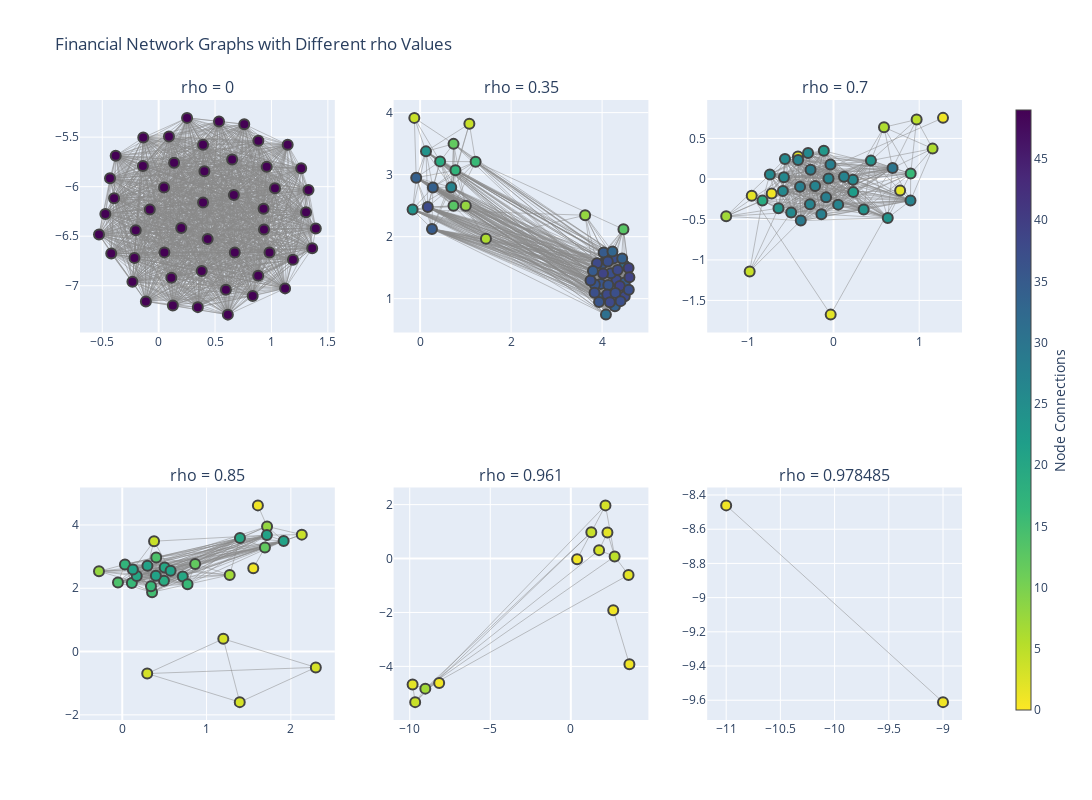

Notebook cell for this chart:
### Code cell
# Create subplot figure
rho_values = [0, 0.35, 0.7, 0.85, 0.961, 0.978485]

fig = make_subplots(rows=2, cols=3, subplot_titles=[f"rho = {rho}" for rho in rho_values])

# Generate subplots
for i, rho in enumerate(rho_values):
    adj_matrix = (corr_matrix.abs() > rho).astype(int)
    G = nx.from_pandas_adjacency(adj_matrix)
    G.remove_edges_from(nx.selfloop_edges(G))
    G.remove_nodes_from(list(nx.isolates(G)))
    communities = nx.community.greedy_modularity_communities(G)
    supergraph = nx.cycle_graph(len(communities))
    superpos = nx.spring_layout(G, scale=10, seed=429)
    centers = list(superpos.values())
    pos = {}
    for center, comm in zip(centers, communities):
        pos.update(nx.spring_layout(nx.subgraph(G, comm), center=center))
    # pos = nx.spring_layout(G)
    
    edge_x = []
    edge_y = []
    for edge in G.edges():
        x0, y0 = pos[edge[0]]
        x1, y1 = pos[edge[1]]
        edge_x.append(x0)
        edge_x.append(x1)
        edge_x.append(None)
        edge_y.append(y0)
        edge_y.append(y1)
        edge_y.append(None)

    edge_trace = go.Scatter(
        x=edge_x, y=edge_y,
        #set the length of edge to be inverse to correlation between the two nodes
        line=dict(width=0.5, color='#888'),
        hoverinfo='text',
        mode='lines',
        text=[f"Correlation: {corr_matrix.loc[edge[0], edge[1]]}" for edge in G.edges()]
    )

    node_x = []
    node_y = []
    for node in G.nodes():
        x, y = pos[node]
        node_x.append(x)
        node_y.append(y)

    node_trace = go.Scatter(
        x=node_x, y=node_y,
        mode='markers',
        hoverinfo='text',
        marker=dict(
            showscale=(i == 0),  # Only show colorbar in the first subplot
            colorscale='Viridis',
            reversescale=True,
            color=[],
            size=10,
            cmin=0,
            cmax=49,
            colorbar=dict(
                thickness=15,
                title='Node Connections',
                xanchor='left',
                titleside='right',
                x=1.05  # Adjust this to position the colorbar correctly
            ),
            line_width=2
        )
    )

    node_adjacencies = []
    node_text = []
    for node, adjacencies in enumerate(G.adjacency()):
        node_adjacencies.append(len(adjacencies[1]))
        node_text.append(f'{list(G.nodes())[node]}<br>connections: ' + str(len(adjacencies[1])))
    node_trace.marker.color = node_adjacencies
    node_trace.text = node_text

    row = i // 3 + 1
    col = i % 3 + 1
    fig.add_trace(edge_trace, row=row, col=col)
    fig.add_trace(node_trace, row=row, col=col)

fig.update_layout(
    height=800, width=1400, 
    title_text="Financial Network Graphs with Different rho Values",
    showlegend=False  # Hide the legend
)
fig.show()

### Figure 1 — Plotly figure (JSON) as saved in the notebook; plotly's stock layout.template omitted (floating-point values rounded to 4 significant figures; data arrays with more than 128 entries replaced by an {"elided": "..."} marker saying what was removed)
{"data": [{"hoverinfo": "text", "line": {"color": "#888", "width": 0.5}, "mode": "lines", "text": {"elided": "1225 str values"}, "type": "scatter", "x": {"elided": "3675 float values"}, "xaxis": "x", "y": {"elided": "3675 float values"}, "yaxis": "y"}, {"hoverinfo": "text", "marker": {"cmax": 49, "cmin": 0, "color": [49, 49, 49, 49, 49, 49, 49, 49, 49, 49, 49, 49, 49, 49, 49, 49, 49, 49, 49, 49, 49, 49, 49, 49, 49, 49, 49, 49, 49, 49, 49, 49, 49, 49, 49, 49, 49, 49, 49, 49, 49, 49, 49, 49, 49, 49, 49, 49, 49, 49], "colorbar": {"thickness": 15, "title": {"side": "right", "text": "Node Connections"}, "x": 1.05, "xanchor": "left"}, "colorscale": [[0, "#440154"], [0.1111, "#482878"], [0.2222, "#3e4989"], [0.3333, "#31688e"], [0.4444, "#26828e"], [0.5556, "#1f9e89"], [0.6667, "#35b779"], [0.7778, "#6ece58"], [0.8889, "#b5de2b"], [1, "#fde725"]], "line": {"width": 2}, "reversescale": true, "showscale": true, "size": 10}, "mode": "markers", "text": ["DHLn.DE<br>connections: 49", "PERP.PA<br>connections: 49", "NDAFI.HE<br>connections: 49", "AIRP.PA<br>connections: 49", "IBE.MC<br>connections: 49", "SIEGn.DE<br>connections: 49", "SAN.MC<br>connections: 49", "VOWG_p.DE<br>connections: 49", "SAPG.DE<br>connections: 49", "CRDI.MI<br>connections: 49", "AD.AS<br>connections: 49", "BNPP.PA<br>connections: 49", "DTEGn.DE<br>connections: 49", "SASY.PA<br>connections: 49", "ESLX.PA<br>connections: 49", "ASML.AS<br>connections: 49", "DB1Gn.DE<br>connections: 49", "ADYEN.AS<br>connections: 49", "STLAM.MI<br>connections: 49", "IFXGn.DE<br>connections: 49", "NOKIA.HE<br>connections: 49", "BBVA.MC<br>connections: 49", "ALVG.DE<br>connections: 49", "SAF.PA<br>connections: 49", "OREP.PA<br>connections: 49", "SGEF.PA<br>connections: 49", "HRMS.PA<br>connections: 49", "BMWG.DE<br>connections: 49", "TTEF.PA<br>connections: 49", "ENI.MI<br>connections: 49", "WLSNc.AS<br>connections: 49", "PRTP.PA<br>connections: 49", "BAYGn.DE<br>connections: 49", "BASFn.DE<br>connections: 49", "ENEI.MI<br>connections: 49", "PRX.AS<br>connections: 49", "AIR.PA<br>connections: 49", "SCHN.PA<br>connections: 49", "MUVGn.DE<br>connections: 49", "DANO.PA<br>connections: 49", "RACE.MI<br>connections: 49", "LVMH.PA<br>connections: 49", "MBGn.DE<br>connections: 49", "AXAF.PA<br>connections: 49", "INGA.AS<br>connections: 49", "ITX.MC<br>connections: 49", "ISP.MI<br>connections: 49", "ADSGn.DE<br>connections: 49", "SGOB.PA<br>connections: 49", "ABI.BR<br>connections: 49"], "type": "scatter", "x": [-0.1133, 0.6134, 0.1258, -0.07865, 0.6516, 1.031, 0.2001, 1.144, 1.121, 0.8839, 0.3816, 0.9825, -0.4315, 0.7588, 0.8826, -0.203, -0.2327, -0.3952, 0.8336, 0.9575, -0.2149, 0.1365, 1.191, -0.529, 0.9299, 1.361, 0.3935, 0.04784, 0.2516, 0.6747, 0.347, 0.6665, 1.328, 0.5962, 0.535, -0.381, -0.4206, 0.4055, -0.4727, 0.3935, -0.1366, 0.9336, 1.264, 1.393, -0.1399, 0.4346, 0.05072, 0.09113, 1.307, 0.1124], "xaxis": "x", "y": [-7.158, -7.292, -7.199, -6.231, -5.725, -6.016, -6.417, -5.577, -7.027, -5.537, -6.85, -6.663, -5.916, -5.369, -6.9, -6.441, -6.959, -6.117, -7.103, -5.8, -6.72, -5.76, -6.738, -6.483, -6.224, -6.622, -5.576, -6.008, -5.306, -6.665, -7.216, -6.085, -6.034, -7.039, -5.341, -5.687, -6.674, -5.844, -6.275, -6.159, -5.504, -6.432, -5.814, -6.423, -5.792, -6.529, -6.663, -5.494, -6.259, -6.92], "yaxis": "y"}, {"hoverinfo": "text", "line": {"color": "#888", "width": 0.5}, "mode": "lines", "text": {"elided": "749 str values"}, "type": "scatter", "x": {"elided": "2247 float values"}, "xaxis": "x2", "y": {"elided": "2247 float values"}, "yaxis": "y2"}, {"hoverinfo": "text", "marker": {"cmax": 49, "cmin": 0, "color": [31, 39, 24, 35, 36, 34, 38, 37, 36, 38, 12, 24, 37, 4, 36, 34, 35, 6, 19, 13, 13, 38, 39, 38, 16, 17, 31, 35, 27, 8, 36, 38, 37, 8, 35, 34, 34, 37, 39, 34, 37, 37, 33, 39, 38, 36, 38, 37, 37, 4], "colorbar": {"thickness": 15, "title": {"side": "right", "text": "Node Connections"}, "x": 1.05, "xanchor": "left"}, "colorscale": [[0, "#440154"], [0.1111, "#482878"], [0.2222, "#3e4989"], [0.3333, "#31688e"], [0.4444, "#26828e"], [0.5556, "#1f9e89"], [0.6667, "#35b779"], [0.7778, "#6ece58"], [0.8889, "#b5de2b"], [1, "#fde725"]], "line": {"width": 2}, "reversescale": true, "showscale": false, "size": 10}, "mode": "markers", "text": ["DHLn.DE<br>connections: 31", "PERP.PA<br>connections: 39", "NDAFI.HE<br>connections: 24", "AIRP.PA<br>connections: 35", "IBE.MC<br>connections: 36", "SIEGn.DE<br>connections: 34", "SAN.MC<br>connections: 38", "VOWG_p.DE<br>connections: 37", "SAPG.DE<br>connections: 36", "CRDI.MI<br>connections: 38", "AD.AS<br>connections: 12", "BNPP.PA<br>connections: 24", "DTEGn.DE<br>connections: 37", "SASY.PA<br>connections: 4", "ESLX.PA<br>connections: 36", "ASML.AS<br>connections: 34", "DB1Gn.DE<br>connections: 35", "ADYEN.AS<br>connections: 6", "STLAM.MI<br>connections: 19", "IFXGn.DE<br>connections: 13", "NOKIA.HE<br>connections: 13", "BBVA.MC<br>connections: 38", "ALVG.DE<br>connections: 39", "SAF.PA<br>connections: 38", "OREP.PA<br>connections: 16", "SGEF.PA<br>connections: 17", "HRMS.PA<br>connections: 31", "BMWG.DE<br>connections: 35", "TTEF.PA<br>connections: 27", "ENI.MI<br>connections: 8", "WLSNc.AS<br>connections: 36", "PRTP.PA<br>connections: 38", "BAYGn.DE<br>connections: 37", "BASFn.DE<br>connections: 8", "ENEI.MI<br>connections: 35", "PRX.AS<br>connections: 34", "AIR.PA<br>connections: 34", "SCHN.PA<br>connections: 37", "MUVGn.DE<br>connections: 39", "DANO.PA<br>connections: 34", "RACE.MI<br>connections: 37", "LVMH.PA<br>connections: 37", "MBGn.DE<br>connections: 33", "AXAF.PA<br>connections: 39", "INGA.AS<br>connections: 38", "ITX.MC<br>connections: 36", "ISP.MI<br>connections: 38", "ADSGn.DE<br>connections: 37", "SGOB.PA<br>connections: 37", "ABI.BR<br>connections: 4"], "type": "scatter", "x": [4.493, 4.582, 0.1293, 0.2609, 3.969, 3.982, 4.498, 4.253, 4.007, 4.315, 0.7352, -0.1653, 4.192, -0.1274, 4.136, 0.28, 4.5, 1.447, 0.4395, 4.469, 0.734, 0.1691, 4.39, 4.111, 1.22, 0.7767, 4.084, 4.033, 0.6843, 1.003, 3.842, 3.887, 3.745, 3.627, 3.799, 4.441, -0.08596, 4.292, 4.02, 4.281, 3.834, 4.126, 4.227, 4.6, 4.171, 3.933, 4.341, 4.405, 4.587, 1.083], "xaxis": "x2", "y": [1.534, 1.493, 3.375, 2.125, 1.238, 1.004, 1.039, 1.65, 1.562, 1.303, 3.496, 2.437, 1.408, 3.915, 1.22, 2.794, 1.259, 1.967, 3.214, 2.119, 2.499, 2.476, 1.205, 1.067, 3.208, 3.069, 0.7427, 1.743, 2.798, 2.5, 1.229, 1.572, 1.293, 2.345, 1.448, 1.646, 2.951, 1.09, 1.404, 0.8762, 1.094, 1.601, 1.762, 1.344, 0.943, 0.9444, 1.462, 0.9603, 1.144, 3.82], "yaxis": "y2"}, {"hoverinfo": "text", "line": {"color": "#888", "width": 0.5}, "mode": "lines", "text": {"elided": "392 str values"}, "type": "scatter", "x": {"elided": "1176 float values"}, "xaxis": "x3", "y": {"elided": "1176 float values"}, "yaxis": "y3"}, {"hoverinfo": "text", "marker": {"cmax": 49, "cmin": 0, "color": [27, 26, 26, 26, 26, 16, 28, 28, 24, 27, 4, 24, 2, 24, 27, 29, 2, 2, 19, 6, 1, 1, 28, 30, 26, 24, 2, 7, 27, 27, 22, 28, 6, 5, 26, 23, 28, 27, 26, 27], "colorbar": {"thickness": 15, "title": {"side": "right", "text": "Node Connections"}, "x": 1.05, "xanchor": "left"}, "colorscale": [[0, "#440154"], [0.1111, "#482878"], [0.2222, "#3e4989"], [0.3333, "#31688e"], [0.4444, "#26828e"], [0.5556, "#1f9e89"], [0.6667, "#35b779"], [0.7778, "#6ece58"], [0.8889, "#b5de2b"], [1, "#fde725"]], "line": {"width": 2}, "reversescale": true, "showscale": false, "size": 10}, "mode": "markers", "text": ["PERP.PA<br>connections: 27", "AIRP.PA<br>connections: 26", "IBE.MC<br>connections: 26", "SIEGn.DE<br>connections: 26", "SAN.MC<br>connections: 26", "VOWG_p.DE<br>connections: 16", "SAPG.DE<br>connections: 28", "CRDI.MI<br>connections: 28", "DTEGn.DE<br>connections: 24", "ESLX.PA<br>connections: 27", "ASML.AS<br>connections: 4", "DB1Gn.DE<br>connections: 24", "STLAM.MI<br>connections: 2", "BBVA.MC<br>connections: 24", "ALVG.DE<br>connections: 27", "SAF.PA<br>connections: 29", "OREP.PA<br>connections: 2", "SGEF.PA<br>connections: 2", "HRMS.PA<br>connections: 19", "BMWG.DE<br>connections: 6", "TTEF.PA<br>connections: 1", "ENI.MI<br>connections: 1", "WLSNc.AS<br>connections: 28", "PRTP.PA<br>connections: 30", "BAYGn.DE<br>connections: 26", "ENEI.MI<br>connections: 24", "PRX.AS<br>connections: 2", "AIR.PA<br>connections: 7", "SCHN.PA<br>connections: 27", "MUVGn.DE<br>connections: 27", "DANO.PA<br>connections: 22", "RACE.MI<br>connections: 28", "LVMH.PA<br>connections: 6", "MBGn.DE<br>connections: 5", "AXAF.PA<br>connections: 26", "INGA.AS<br>connections: 23", "ITX.MC<br>connections: 28", "ISP.MI<br>connections: 27", "ADSGn.DE<br>connections: 26", "SGOB.PA<br>connections: 27"], "type": "scatter", "x": [0.8985, -0.4944, 0.2266, -0.5788, -0.7428, 0.9007, -0.08679, -0.1417, 0.4365, -0.2751, -0.9788, 0.6332, -0.03312, -0.6426, 0.05405, -0.3823, 0.7774, -0.9546, -0.8298, 0.5891, -0.7221, 1.278, -0.3906, 0.6893, -0.5913, 0.3518, -0.4148, -1.253, -0.4135, 0.1223, 0.2297, -0.0357, 1.156, 0.9701, -0.2972, -0.1134, -0.2681, -0.2149, -0.5668, -0.05833], "xaxis": "x3", "y": [-0.2679, -0.4134, -0.009297, 0.02164, 0.05481, 0.06659, -0.2278, -0.4351, 0.2258, -0.3141, -1.142, -0.4814, -1.675, -0.3614, -0.3176, -0.5145, -0.1435, -0.2075, -0.268, 0.6382, -0.1801, 0.7535, -0.09663, 0.1351, -0.1499, -0.3786, 0.2773, -0.4613, 0.2331, 0.0276, -0.163, 0.1779, 0.3739, 0.733, 0.3203, 0.3463, 0.1143, -0.08857, 0.2446, 0.003716], "yaxis": "y3"}, {"hoverinfo": "text", "line": {"color": "#888", "width": 0.5}, "mode": "lines", "text": {"elided": "201 str values"}, "type": "scatter", "x": {"elided": "603 float values"}, "xaxis": "x4", "y": {"elided": "603 float values"}, "yaxis": "y4"}, {"hoverinfo": "text", "marker": {"cmax": 49, "cmin": 0, "color": [14, 7, 8, 4, 17, 3, 21, 20, 4, 16, 12, 12, 21, 21, 3, 20, 15, 16, 1, 21, 20, 1, 19, 3, 3, 14, 8, 20, 21, 16, 21], "colorbar": {"thickness": 15, "title": {"side": "right", "text": "Node Connections"}, "x": 1.05, "xanchor": "left"}, "colorscale": [[0, "#440154"], [0.1111, "#482878"], [0.2222, "#3e4989"], [0.3333, "#31688e"], [0.4444, "#26828e"], [0.5556, "#1f9e89"], [0.6667, "#35b779"], [0.7778, "#6ece58"], [0.8889, "#b5de2b"], [1, "#fde725"]], "line": {"width": 2}, "reversescale": true, "showscale": false, "size": 10}, "mode": "markers", "text": ["PERP.PA<br>connections: 14", "AIRP.PA<br>connections: 7", "IBE.MC<br>connections: 8", "SIEGn.DE<br>connections: 4", "SAN.MC<br>connections: 17", "VOWG_p.DE<br>connections: 3", "SAPG.DE<br>connections: 21", "CRDI.MI<br>connections: 20", "DTEGn.DE<br>connections: 4", "ESLX.PA<br>connections: 16", "DB1Gn.DE<br>connections: 12", "BBVA.MC<br>connections: 12", "ALVG.DE<br>connections: 21", "SAF.PA<br>connections: 21", "BMWG.DE<br>connections: 3", "WLSNc.AS<br>connections: 20", "PRTP.PA<br>connections: 15", "BAYGn.DE<br>connections: 16", "ENEI.MI<br>connections: 1", "SCHN.PA<br>connections: 21", "MUVGn.DE<br>connections: 20", "DANO.PA<br>connections: 1", "RACE.MI<br>connections: 19", "LVMH.PA<br>connections: 3", "MBGn.DE<br>connections: 3", "AXAF.PA<br>connections: 14", "INGA.AS<br>connections: 8", "ITX.MC<br>connections: 20", "ISP.MI<br>connections: 21", "ADSGn.DE<br>connections: 16", "SGOB.PA<br>connections: 21"], "type": "scatter", "x": [-0.05081, 1.275, 1.718, 0.3773, 0.03185, 2.296, 1.715, 0.5027, 2.13, 0.1138, 1.692, 0.8648, 1.914, 0.5733, 1.198, 0.718, 0.3537, 0.7745, 1.609, 0.2985, 0.1717, 1.554, 0.4949, 1.394, 0.2962, 0.4028, -0.276, 1.396, 0.3988, 0.3408, 0.1257], "xaxis": "x4", "y": [2.183, 2.42, 3.954, 3.487, 2.753, -0.5003, 3.679, 2.655, 3.694, 2.165, 3.288, 2.769, 3.494, 2.554, 0.4022, 2.374, 1.876, 2.124, 4.619, 2.71, 2.387, 2.631, 2.238, -1.598, -0.6954, 2.974, 2.535, 3.59, 2.397, 2.06, 2.593], "yaxis": "y4"}, {"hoverinfo": "text", "line": {"color": "#888", "width": 0.5}, "mode": "lines", "text": ["Correlation: 0.9624953532377762", "Correlation: 0.9625041493185114", "Correlation: 0.9622360044778988", "Correlation: 0.9692580478978046", "Correlation: 0.9781876231119085", "Correlation: 0.9625517288590207", "Correlation: 0.9687724335296064", "Correlation: 0.966522927706044", "Correlation: 0.9750051545054411", "Correlation: 0.9672835930005605", "Correlation: 0.9774921314124944", "Correlation: 0.9615928901557046", "Correlation: 0.969714353331879", "Correlation: 0.972443842745619", "Correlation: 0.9794717434474483", "Correlation: 0.9651955774815175", "Correlation: 0.9676993453405142", "Correlation: 0.9668305900270628"], "type": "scatter", "x": [2.634, 3.638, null, 2.151, 2.722, null, 2.151, 1.272, null, 2.151, -9.663, null, -9.034, 3.584, null, -9.034, -8.173, null, -9.034, 2.722, null, -9.034, 1.272, null, -9.034, -9.823, null, -9.034, -9.663, null, -9.034, 1.755, null, 0.3913, 1.272, null, 3.584, 2.722, null, 2.722, 1.755, null, 2.722, 2.274, null, 1.272, -9.663, null, -9.823, -9.663, null, 1.755, 2.274, null], "xaxis": "x5", "y": [-1.919, -3.919, null, 1.972, 0.07678, null, 1.972, 0.9735, null, 1.972, -5.326, null, -4.825, -0.6078, null, -4.825, -4.614, null, -4.825, 0.07678, null, -4.825, 0.9735, null, -4.825, -4.673, null, -4.825, -5.326, null, -4.825, 0.3119, null, -0.02725, 0.9735, null, -0.6078, 0.07678, null, 0.07678, 0.3119, null, 0.07678, 0.9651, null, 0.9735, -5.326, null, -4.673, -5.326, null, 0.3119, 0.9651, null], "yaxis": "y5"}, {"hoverinfo": "text", "marker": {"cmax": 49, "cmin": 0, "color": [1, 3, 7, 1, 2, 1, 1, 5, 4, 2, 4, 3, 2], "colorbar": {"thickness": 15, "title": {"side": "right", "text": "Node Connections"}, "x": 1.05, "xanchor": "left"}, "colorscale": [[0, "#440154"], [0.1111, "#482878"], [0.2222, "#3e4989"], [0.3333, "#31688e"], [0.4444, "#26828e"], [0.5556, "#1f9e89"], [0.6667, "#35b779"], [0.7778, "#6ece58"], [0.8889, "#b5de2b"], [1, "#fde725"]], "line": {"width": 2}, "reversescale": true, "showscale": false, "size": 10}, "mode": "markers", "text": ["PERP.PA<br>connections: 1", "SAPG.DE<br>connections: 3", "CRDI.MI<br>connections: 7", "ALVG.DE<br>connections: 1", "SAF.PA<br>connections: 2", "WLSNc.AS<br>connections: 1", "PRTP.PA<br>connections: 1", "SCHN.PA<br>connections: 5", "MUVGn.DE<br>connections: 4", "RACE.MI<br>connections: 2", "ITX.MC<br>connections: 4", "ISP.MI<br>connections: 3", "SGOB.PA<br>connections: 2"], "type": "scatter", "x": [2.634, 2.151, -9.034, 0.3913, 3.584, -8.173, 3.638, 2.722, 1.272, -9.823, -9.663, 1.755, 2.274], "xaxis": "x5", "y": [-1.919, 1.972, -4.825, -0.02725, -0.6078, -4.614, -3.919, 0.07678, 0.9735, -4.673, -5.326, 0.3119, 0.9651], "yaxis": "y5"}, {"hoverinfo": "text", "line": {"color": "#888", "width": 0.5}, "mode": "lines", "text": ["Correlation: 0.9794717434474483"], "type": "scatter", "x": [-11.0, -9.0, null], "xaxis": "x6", "y": [-8.461, -9.611, null], "yaxis": "y6"}, {"hoverinfo": "text", "marker": {"cmax": 49, "cmin": 0, "color": [1, 1], "colorbar": {"thickness": 15, "title": {"side": "right", "text": "Node Connections"}, "x": 1.05, "xanchor": "left"}, "colorscale": [[0, "#440154"], [0.1111, "#482878"], [0.2222, "#3e4989"], [0.3333, "#31688e"], [0.4444, "#26828e"], [0.5556, "#1f9e89"], [0.6667, "#35b779"], [0.7778, "#6ece58"], [0.8889, "#b5de2b"], [1, "#fde725"]], "line": {"width": 2}, "reversescale": true, "showscale": false, "size": 10}, "mode": "markers", "text": ["SCHN.PA<br>connections: 1", "SGOB.PA<br>connections: 1"], "type": "scatter", "x": [-11.0, -9.0], "xaxis": "x6", "y": [-8.461, -9.611], "yaxis": "y6"}], "layout": {"annotations": [{"font": {"size": 16}, "showarrow": false, "text": "rho = 0", "x": 0.1444, "xanchor": "center", "xref": "paper", "y": 1, "yanchor": "bottom", "yref": "paper"}, {"font": {"size": 16}, "showarrow": false, "text": "rho = 0.35", "x": 0.5, "xanchor": "center", "xref": "paper", "y": 1, "yanchor": "bottom", "yref": "paper"}, {"font": {"size": 16}, "showarrow": false, "text": "rho = 0.7", "x": 0.8556, "xanchor": "center", "xref": "paper", "y": 1, "yanchor": "bottom", "yref": "paper"}, {"font": {"size": 16}, "showarrow": false, "text": "rho = 0.85", "x": 0.1444, "xanchor": "center", "xref": "paper", "y": 0.375, "yanchor": "bottom", "yref": "paper"}, {"font": {"size": 16}, "showarrow": false, "text": "rho = 0.961", "x": 0.5, "xanchor": "center", "xref": "paper", "y": 0.375, "yanchor": "bottom", "yref": "paper"}, {"font": {"size": 16}, "showarrow": false, "text": "rho = 0.978485", "x": 0.8556, "xanchor": "center", "xref": "paper", "y": 0.375, "yanchor": "bottom", "yref": "paper"}], "height": 800, "showlegend": false, "title": {"text": "Financial Network Graphs with Different rho Values"}, "width": 1400, "xaxis": {"anchor": "y", "domain": [0, 0.2889]}, "xaxis2": {"anchor": "y2", "domain": [0.3556, 0.6444]}, "xaxis3": {"anchor": "y3", "domain": [0.7111, 1]}, "xaxis4": {"anchor": "y4", "domain": [0, 0.2889]}, "xaxis5": {"anchor": "y5", "domain": [0.3556, 0.6444]}, "xaxis6": {"anchor": "y6", "domain": [0.7111, 1]}, "yaxis": {"anchor": "x", "domain": [0.625, 1]}, "yaxis2": {"anchor": "x2", "domain": [0.625, 1]}, "yaxis3": {"anchor": "x3", "domain": [0.625, 1]}, "yaxis4": {"anchor": "x4", "domain": [0, 0.375]}, "yaxis5": {"anchor": "x5", "domain": [0, 0.375]}, "yaxis6": {"anchor": "x6", "domain": [0, 0.375]}}}
